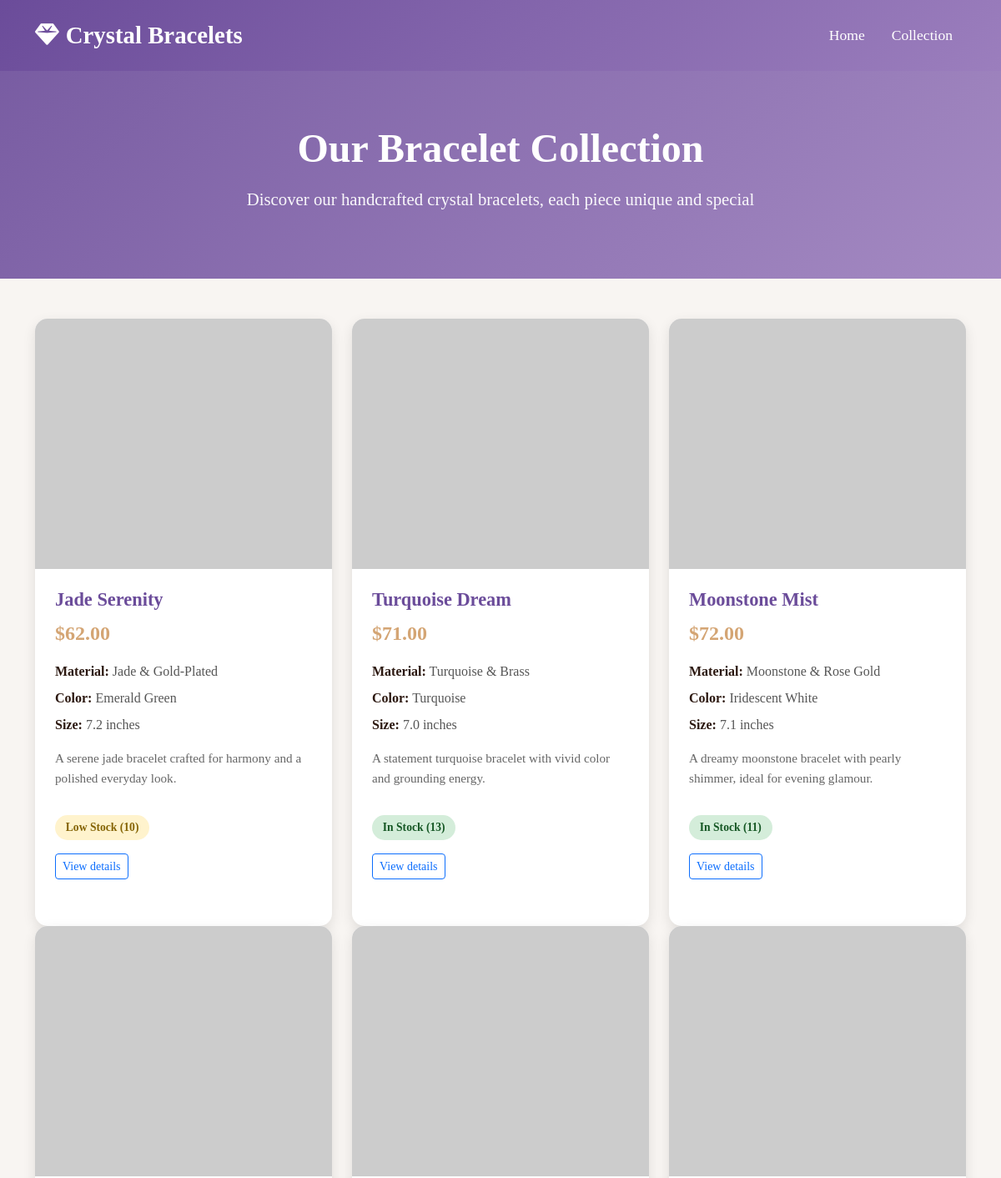
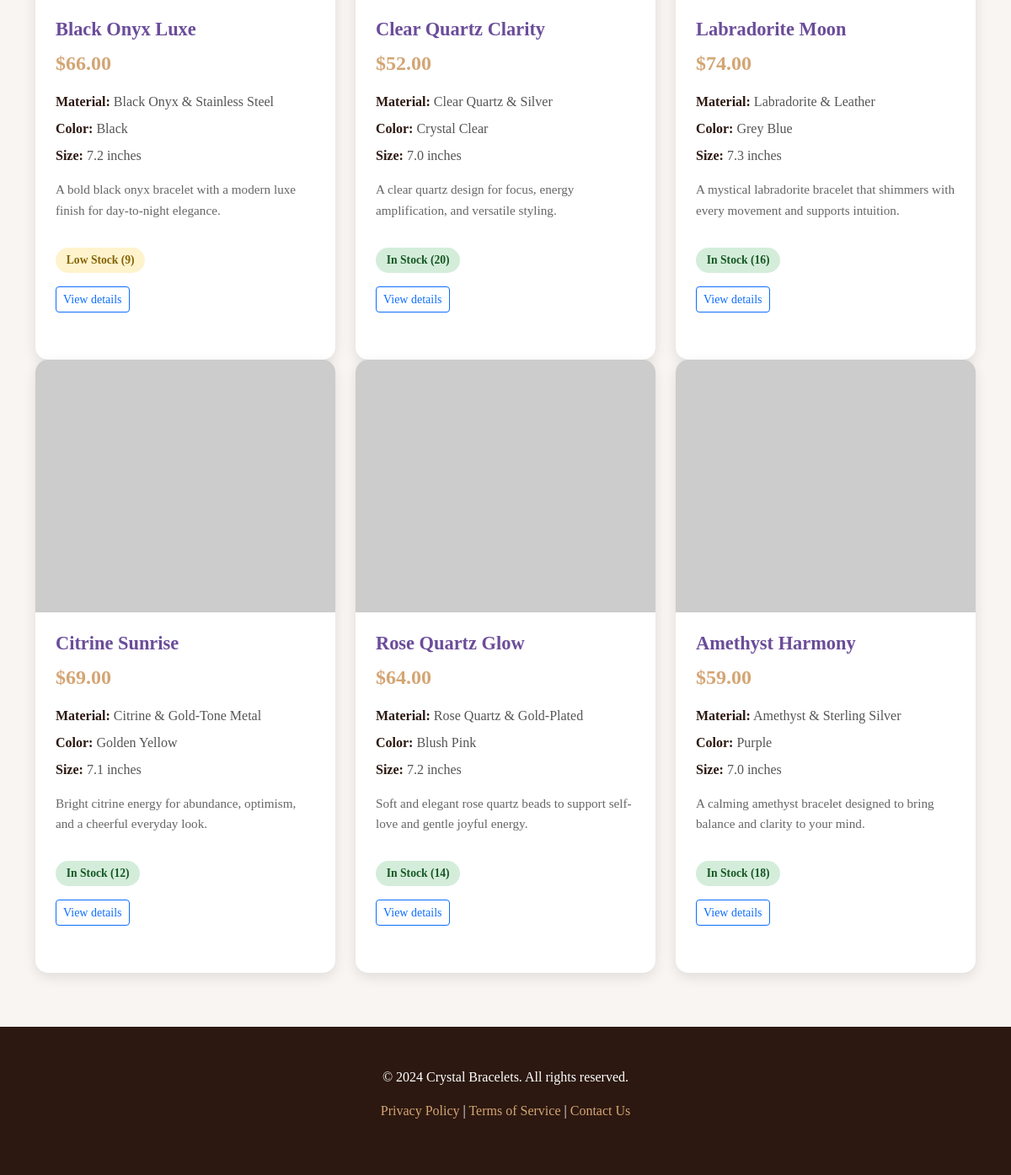
Page /bracelets/ on the committed database (2 pictures, top to bottom).
### bracelets/models.py (models this page shows, shortened)
class Bracelet(models.Model):
    name = models.CharField(max_length=200)
    description = models.TextField()
    price = models.DecimalField(max_digits=10, decimal_places=2)
    material = models.CharField(max_length=100)
    color = models.CharField(max_length=50)
    size = models.CharField(max_length=50)
    stock = models.IntegerField(default=0)
    image = models.ImageField(upload_to='bracelets/', blank=True, null=True)
    image_url = models.URLField(blank=True)
    created_at = models.DateTimeField(auto_now_add=True)
    updated_at = models.DateTimeField(auto_now=True)
    class Meta:
        ordering = ['-created_at']

### bracelets/views.py (the view)
# urls.py: path('', bracelets_list, name='bracelets_list'),
def bracelets_list(request):
    bracelets = Bracelet.objects.all()
    for bracelet in bracelets:
        bracelet.local_image = bracelet_image_map.get(bracelet.name)
    return render(request, 'bracelets/bracelets_list.html', {'bracelets': bracelets})

### bracelets/templates/bracelets/bracelets_list.html (shortened to what this page needs)
<!DOCTYPE html>
<html lang="en">
{% load static %}
<head>
    <link href="https://cdn.jsdelivr.net/npm/bootstrap@5.3.0/dist/css/bootstrap.min.css" rel="stylesheet">
    <link rel="stylesheet" href="https://cdnjs.cloudflare.com/ajax/libs/font-awesome/6.4.0/css/all.min.css">
</head>
<body>
    <nav class="navbar navbar-expand-lg">
        <div class="container">
            <a class="navbar-brand" href="/">
                <i class="fas fa-gem me-2"></i>Crystal Bracelets
            </a>
            <div class="collapse navbar-collapse" id="navbarNav">
                <ul class="navbar-nav ms-auto">
                    <li class="nav-item">
                        <a class="nav-link" href="/">Home</a>
                    </li>
                    <li class="nav-item">
                        <a class="nav-link" href="/bracelets/">Collection</a>
                    </li>
                </ul>
            </div>
        </div>
    </nav>
    <section class="collection-header">
        <div class="container">
            <h1>Our Bracelet Collection</h1>
            <p>Discover our handcrafted crystal bracelets, each piece unique and special</p>
        </div>
    </section>
    <section class="container">
        <div class="row">
            {% for bracelet in bracelets %}
            <div class="col-lg-4 col-md-6">
                <a href="{% url 'bracelet_detail' bracelet.pk %}" class="text-decoration-none text-dark">
                    <div class="bracelet-card">
                        <div class="bracelet-image">
                            {% if bracelet.local_image %}
                                <img src="{% static bracelet.local_image %}" alt="{{ bracelet.name }}" loading="lazy" onerror="this.onerror=null;this.src='https://via.placeholder.com/500x300?text=Bracelet'">
                            {% elif bracelet.image_url %}
                                <img src="{{ bracelet.image_url }}" alt="{{ bracelet.name }}" loading="lazy" onerror="this.onerror=null;this.src='https://via.placeholder.com/500x300?text=Bracelet'">
                            {% elif bracelet.image %}
                                <img src="{{ bracelet.image.url }}" alt="{{ bracelet.name }}" loading="lazy" onerror="this.onerror=null;this.src='https://via.placeholder.com/500x300?text=Bracelet'">
                            {% else %}
                                <img src="https://images.unsplash.com/photo-1611591437281-460bfbe1220a?w=500" alt="{{ bracelet.name }}" loading="lazy" onerror="this.onerror=null;this.src='https://via.placeholder.com/500x300?text=Bracelet'">
                            {% endif %}
                        </div>
                        <div class="bracelet-details">
                            <h3 class="bracelet-name">{{ bracelet.name }}</h3>
                            <div class="bracelet-price">${{ bracelet.price }}</div>
                            <div class="bracelet-info">
                            <strong>Material:</strong> {{ bracelet.material }}
                        </div>
                        <div class="bracelet-info">
                            <strong>Color:</strong> {{ bracelet.color }}
                        </div>
                        <div class="bracelet-info">
                            <strong>Size:</strong> {{ bracelet.size }}
                        </div>
                        <p class="bracelet-description">{{ bracelet.description|truncatewords:20 }}</p>
                        {% if bracelet.stock > 10 %}
                            <span class="stock-badge in-stock">In Stock ({{ bracelet.stock }})</span>
                        {% elif bracelet.stock > 0 %}
                            <span class="stock-badge low-stock">Low Stock ({{ bracelet.stock }})</span>
                        {% else %}
                            <span class="stock-badge out-of-stock">Out of Stock</span>
                        {% endif %}
                        <div class="mt-3">
                            <span class="btn btn-outline-primary btn-sm">View details</span>
                        </div>
                    </div>
                </div>
                </a>
            </div>
            {% endfor %}
        </div>
    </section>
    <footer class="footer">
        <div class="container">
            <p>&copy; 2024 Crystal Bracelets. All rights reserved.</p>
            <p>
                <a href="#">Privacy Policy</a> |
                <a href="#">Terms of Service</a> |
                <a href="#">Contact Us</a>
            </p>
        </div>
    </footer>
</body>
</html>

### bracelets/templates/bracelets/bracelets_list.html (style rules this page uses)
:root { --primary-color: #6b4c9a; --secondary-color: #9b7ebd; --accent-color: #d4a574; --dark-color: #2c1810; --light-color: #f8f5f2; }
body { font-family: 'Georgia', serif; background-color: var(--light-color); }
.navbar { background: linear-gradient(135deg, var(--primary-color), var(--secondary-color)); padding: 1rem 0; }
.navbar-brand { font-size: 1.8rem; font-weight: bold; color: white !important; }
.nav-link { color: white !important; font-size: 1.1rem; margin: 0 0.5rem; transition: all 0.3s ease; }
.collection-header { background: linear-gradient(135deg, rgba(107, 76, 154, 0.9), rgba(155, 126, 189, 0.9)); color: white; padding: 4rem 2rem; text-align: center; margin-bottom: 3rem; }
.collection-header h1 { font-size: 3rem; font-weight: bold; margin-bottom: 1rem; }
.collection-header p { font-size: 1.3rem; opacity: 0.95; }
.bracelet-card { background: white; border-radius: 15px; overflow: hidden; box-shadow: 0 5px 15px rgba(0,0,0,0.1); transition: all 0.3s ease; height: 100%; margin-bottom: 2rem; }
.bracelet-image { height: 300px; overflow: hidden; position: relative; background: linear-gradient(135deg, #f5f5f5, #e0e0e0); }
.bracelet-image img { width: 100%; height: 100%; object-fit: cover; transition: transform 0.3s ease; }
.bracelet-details { padding: 1.5rem; }
.bracelet-name { font-size: 1.4rem; font-weight: bold; color: var(--primary-color); margin-bottom: 0.5rem; }
.bracelet-price { font-size: 1.5rem; font-weight: bold; color: var(--accent-color); margin-bottom: 1rem; }
.bracelet-info { margin-bottom: 0.5rem; color: #555; }
.bracelet-info strong { color: var(--dark-color); }
.bracelet-description { color: #666; font-size: 0.95rem; margin-top: 1rem; line-height: 1.6; }
.stock-badge { display: inline-block; padding: 0.3rem 0.8rem; border-radius: 20px; font-size: 0.85rem; font-weight: bold; margin-top: 1rem; }
.in-stock { background: #d4edda; color: #155724; }
.low-stock { background: #fff3cd; color: #856404; }
.footer { background: var(--dark-color); color: white; padding: 3rem 2rem; text-align: center; margin-top: 4rem; }
.footer a { color: var(--accent-color); text-decoration: none; }

### rows in the picture
Bracelet: name "Jade Serenity", price "62.00", material "Jade & Gold-Plated", color "Emerald Green", size "7.2 inches", description "A serene jade bracelet crafted for harmony and a polished everyday look.", stock "10"
Bracelet: name "Turquoise Dream", price "71.00", material "Turquoise & Brass", color "Turquoise", size "7.0 inches", description "A statement turquoise bracelet with vivid color and grounding energy.", stock "13"
Bracelet: name "Moonstone Mist", price "72.00", material "Moonstone & Rose Gold", color "Iridescent White", size "7.1 inches", description "A dreamy moonstone bracelet with pearly shimmer, ideal for evening glamour.", stock "11"
Bracelet: name "Black Onyx Luxe", price "66.00", material "Black Onyx & Stainless Steel", color "Black", size "7.2 inches", description "A bold black onyx bracelet with a modern luxe finish for day-to-night elegance.", stock "9"
Bracelet: name "Clear Quartz Clarity", price "52.00", material "Clear Quartz & Silver", color "Crystal Clear", size "7.0 inches", description "A clear quartz design for focus, energy amplification, and versatile styling.", stock "20"
Bracelet: name "Labradorite Moon", price "74.00", material "Labradorite & Leather", color "Grey Blue", size "7.3 inches", description "A mystical labradorite bracelet that shimmers with every movement and supports intuition.", stock "16"
Bracelet: name "Citrine Sunrise", price "69.00", material "Citrine & Gold-Tone Metal", color "Golden Yellow", size "7.1 inches", description "Bright citrine energy for abundance, optimism, and a cheerful everyday look.", stock "12"
Bracelet: name "Rose Quartz Glow", price "64.00", material "Rose Quartz & Gold-Plated", color "Blush Pink", size "7.2 inches", description "Soft and elegant rose quartz beads to support self-love and gentle joyful energy.", stock "14"
Bracelet: name "Amethyst Harmony", price "59.00", material "Amethyst & Sterling Silver", color "Purple", size "7.0 inches", description "A calming amethyst bracelet designed to bring balance and clarity to your mind.", stock "18"
